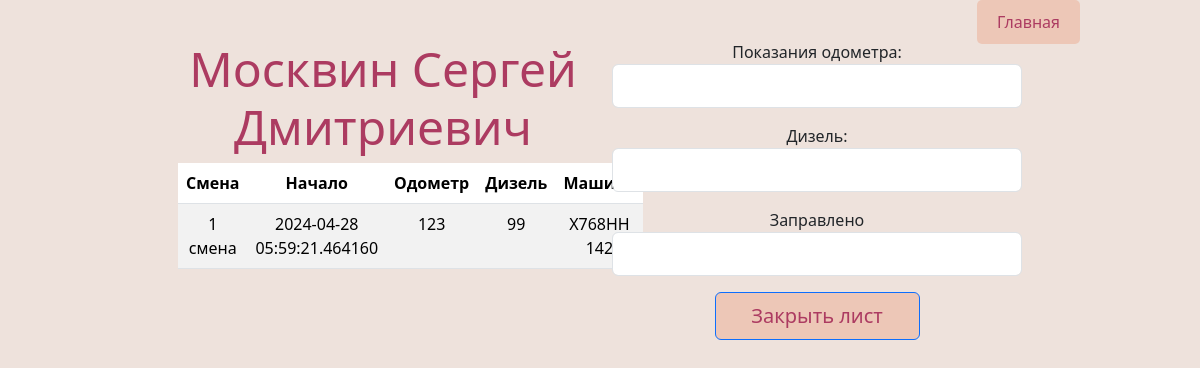
The app's page /close/2 with its own data.
### models.py (models this page shows, shortened)
class Workers(db.Model):
    __tablename__ = "Workers"
    id = db.Column(db.Integer, primary_key=True, autoincrement=True)
    last_name = db.Column(db.String(300), nullable=False)
    first_name = db.Column(db.String(300), nullable=False)
    surname = db.Column(db.String(300), nullable=False)
    tabel = db.Column(db.String(300), nullable=False)
    snils = db.Column(db.String(300), nullable=False)
    license_number = db.Column(db.String(300), nullable=False)
    license_date = db.Column(db.DateTime, nullable=False)
    key = db.Column(db.String(300), nullable=False)

class Shifts(db.Model):
    __tablename__ = "Shifts"
    id = db.Column(db.Integer, primary_key=True, autoincrement=True)
    type = db.Column(db.String(300), nullable=False)
    date_started = db.Column(db.DateTime, default=datetime.utcnow)
    date_ended = db.Column(db.DateTime,  nullable=True, default=None)
    odometer_start = db.Column(db.Integer, nullable=False)
    diesel_start = db.Column(db.Integer, nullable=False)
    odometer_end = db.Column(db.Integer, nullable=True, default=None)
    diesel_end = db.Column(db.Integer, nullable=True, default=None)
    refill = db.Column(db.Integer, nullable=True, default=None)
    employer_id = db.Column(db.Integer, db.ForeignKey('Workers.id'))
    vehicle_id = db.Column(db.Integer, db.ForeignKey('Vehicles.id'))

class Vehicles(db.Model):
    __tablename__ = "Vehicles"
    id = db.Column(db.Integer, primary_key=True, autoincrement=True)
    model = db.Column(db.String(300), nullable=False)
    plate = db.Column(db.String(300), nullable=False)

### routes.py (the view)
@app.route('/close/<int:id>', methods=['POST', 'GET'])
def close_shift(id):
    shift = Shifts.query.get(id)
    worker = Workers.query.get(shift.employer_id)
    car = Vehicles.query.get(shift.vehicle_id)
    if request.method == "POST":
        try:
            int(request.form['odometer'])
            int(request.form['fuel'])
            int(request.form['refill'])
            shift.odometer_end = request.form['odometer']
            shift.diesel_end = request.form['fuel']
            shift.refill = request.form['refill']
            shift.date_ended = datetime.now()
            db.session.commit()
        except Exception as e:
            print("Ошибка:", str(e))
        return render_template('error.html', Text="Некорректные данные")
    else:
        return render_template('close_shift.html', shift=shift, worker=worker, car=car)

### templates/close_shift.html (shortened to what this page needs)
{% extends 'base.html' %}
{% block body %}
<div class="container h-50">
    <div class="row py-4">
        <div class="col-md-6">
            <h1 class="display-5">{{ worker.last_name }} {{ worker.first_name }} {{ worker.surname }}</h1>
            <div class="mb-3">
                <table class="table table-striped">
                    <thead>
                        <tr>
                            <th>Смена</th>
                            <th>Начало</th>
                            <th>Одометр</th>
                            <th>Дизель</th>
                            <th>Машина</th>
                        </tr>
                    </thead>
                    <tbody>
                        <tr>
                            <td>{{ shift.type }}</td>
                            <td>{{ shift.date_started }}</td>
                            <td>{{ shift.odometer_start }}</td>
                            <td>{{ shift.diesel_start }}</td>
                            <td>{{ car.plate }}</td>
                        </tr>
                    </tbody>
                </table>
            </div>
        </div>
        <div class="col-md-6">
            <div class="mb-3">
                <form method="POST" action="/close/{{ shift.id }}" id="closeForm">
                    <div class="mb-3">
                        <label for="odometer">Показания одометра:</label>
                        <input type="text" class="form-control InputPole" id="odometer" name="odometer">
                    </div>
                    <div class="mb-3">
                        <label for="fuel">Дизель:</label>
                        <input type="text" class="form-control InputPole" id="fuel" name="fuel">
                    </div>
                    <div class="mb-3">
                        <label for="refill">Заправлено</label>
                        <input type="text" class="form-control InputPole" id="refill" name="refill">
                    </div>
                    <div class="mb-3">
                        <input class="btn btn-primary w-50 py-2" type="submit" value="Закрыть лист">
                    </div>
                </form>
            </div>
        </div>
    </div>
</div>
{% endblock %}

### records on screen
Workers: last_name "Москвин", first_name "Сергей", surname "Дмитриевич"
Shifts: type "1 смена", date_started "2024-04-28 05:59:21.464160", odometer_start "123", diesel_start "99"
Vehicles: plate "Х768НН 142"
